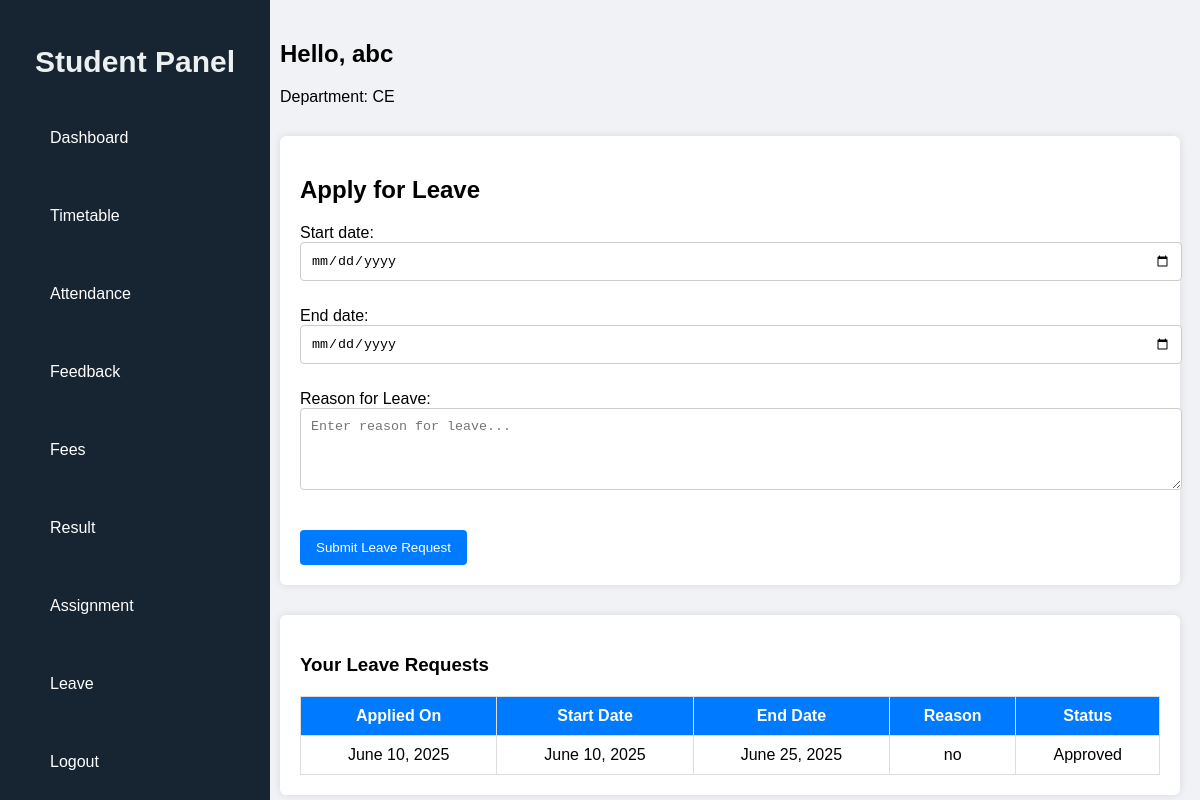
The app's page /student/leave/ (signed in) with its own data.
### CMS/models.py (models this page shows, shortened)
class CustomUser(AbstractUser):
    USER_ROLES = (
        ('student', 'Student'),
        ('faculty', 'Faculty'),
        ('hod', 'HOD'),
    )
    user_type = models.CharField(max_length=10, choices=USER_ROLES, default='student')
    email = models.EmailField(unique=True)
    role = models.CharField(max_length=10, choices=USER_ROLES)

class Student(models.Model):
    GENDER_CHOICES = (
        ('Male', 'Male'),
        ('Female', 'Female'),
        ('Other', 'Other'),
    )
    SEMESTER_CHOICES = (
        ('Semester 1', 'Semester 1'),
        ('Semester 2', 'Semester 2'),
        ('Semester 3', 'Semester 3'),
        ('Semester 4', 'Semester 4'),
        ('Semester 5', 'Semester 5'),
        ('Semester 6', 'Semester 6'),
        ('Semester 7', 'Semester 7'),
        ('Semester 8', 'Semester 8'),
    )
    user = models.OneToOneField(CustomUser, on_delete=models.CASCADE)
    roll_number = models.CharField(max_length=20, unique=True)
    department = models.ForeignKey(Department, on_delete=models.CASCADE)
    year = models.IntegerField()
    semester = models.CharField(max_length=10)
    contact_number = models.CharField(max_length=15,unique=True)
    gender = models.CharField(max_length=10, choices=GENDER_CHOICES)
    address = models.TextField()
    session_start = models.DateField()
    session_end = models.DateField()
    class Meta:
        unique_together = ('roll_number', 'year')

class Department(models.Model):
    name = models.CharField(max_length=100)
    def __str__(self):
        return self.name

class LeaveRequest(models.Model):
    USER_TYPE_CHOICES = (
        ('Faculty', 'Faculty'),
        ('Student', 'Student'),
    )
    user = models.ForeignKey('CustomUser', on_delete=models.CASCADE)
    user_type = models.CharField(max_length=10, choices=USER_TYPE_CHOICES)
    reason = models.TextField()
    status = models.CharField(
        max_length=10,
        choices=(('Pending', 'Pending'), ('Approved', 'Approved'), ('Rejected', 'Rejected')),
        default='Pending'
    )
    date = models.DateField(auto_now_add=True)
    start_date = models.DateField(null=True, blank=True)
    end_date = models.DateField(null=True, blank=True)

### CMS/views.py (the view)
# urls.py: path('student/leave/', views.apply_leave_student, name='apply_leave_student'),
@login_required #done
def apply_leave_student(request):
    user = request.user
    if not hasattr(user, 'student'):
        return redirect('home')
    if request.method == 'POST':
        form = LeaveRequestForm(request.POST)
        if form.is_valid():
            leave = form.save(commit=False)
            leave.user = user
            leave.user_type = 'Student'
            leave.save()
            return redirect('apply_leave_student')
    else:
        form = LeaveRequestForm()
    leave_requests = LeaveRequest.objects.filter(user=user).order_by('-date')
    return render(request, 'student_apply_leave.html', {'form': form, 'leave_requests': leave_requests})

### CMS/forms.py
class LeaveRequestForm(forms.ModelForm):
    class Meta:
        model = LeaveRequest
        fields = ['start_date', 'end_date' , 'reason']
        widgets = {
            'reason': forms.Textarea(attrs={'class': 'form-control', 'rows': 4, 'placeholder': 'Enter reason for leave...'}),
            'start_date': forms.DateInput(attrs={'type': 'date','required': True}),
            'end_date': forms.DateInput(attrs={'type': 'date','required': True}),
        }
        labels = {
            'reason': 'Reason for Leave',
        }

### CMS/templates/student_apply_leave.html (shortened to what this page needs)
{% load static %}
<!DOCTYPE html>
<html lang="en">
<head>
    <link rel="stylesheet" href="{% static 'css/sidebar.css' %}">
    <link rel="stylesheet" href="{% static 'css/student_leave.css' %}">
</head>
<body>
<div class="dashboard-container">
    {% include 'student_sidebar.html' %}
    <div class="main-content">
        <div class="welcome-box">
            <h2>Hello, {{ request.user.first_name|default:request.user.username }}</h2>
            <p>Department: {{ request.user.student.department }}</p>
        </div>
        <div class="leave-application-box">
            <h2>Apply for Leave</h2>
            <form method="POST">
                {{ form.as_p }}
                <button type="submit">Submit Leave Request</button>
            </form>
        </div>
        <div class="leave-history-box">
            <h3>Your Leave Requests</h3>
            <table>
                <thead>
                    <tr>
                        <th>Applied On</th>
                        <th>Start Date</th>
                        <th>End Date</th>
                        <th>Reason</th>
                        <th>Status</th>
                    </tr>
                </thead>
                <tbody>
                    {% for leave in leave_requests %}
                    <tr>
                        <td>{{ leave.date }}</td>
                        <td>{{ leave.start_date }}</td>
                        <td>{{ leave.end_date }}</td>
                        <td>{{ leave.reason }}</td>
                        <td>{{ leave.status }}</td>
                    </tr>
                    {% empty %}
                    <tr>
                        <td colspan="5">No leave requests found.</td>
                    </tr>
                    {% endfor %}
                </tbody>
            </table>
        </div>
    </div>
</div>
</body>
</html>

### CMS/static/css/sidebar.css (style rules this page uses)
body { margin: 0; font-family: Arial, sans-serif; background-color: #f0f2f5; }
.dashboard-container { display: flex; height: 100vh; }
.main-content { margin-left: 260px; padding: 20px; flex-grow: 1; overflow-y: auto; }

### CMS/static/css/student_leave.css (style rules this page uses)
.leave-application-box, .leave-history-box { background: #fff; padding: 20px; border-radius: 6px; box-shadow: 0 0 8px rgba(0,0,0,0.1); margin-top: 30px; }
.leave-application-box h2, .leave-history-box h3 { margin-bottom: 20px; }
form textarea, form input[type="date"] { width: 100%; padding: 10px; border-radius: 4px; border: 1px solid #ccc; margin-bottom: 10px; }
form button { margin-top: 10px; padding: 10px 16px; background-color: #007bff; border: none; color: white; border-radius: 4px; cursor: pointer; }
table { width: 100%; margin-top: 10px; border-collapse: collapse; }
th, td { padding: 10px; border: 1px solid #ddd; text-align: center; }
th { background: #007bff; color: white; }

### records on screen
CustomUser: user.first_name "abc", user.student.department "CE"
LeaveRequest: date "June 10, 2025", start_date "June 10, 2025", end_date "June 25, 2025", reason "no", status "Approved"
